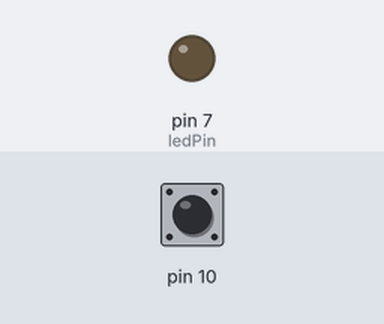
A sketch run on a simulated Arduino Uno, built with avr-gcc and run on an emulated ATmega328P. Parts: output pins drawn as LEDs (lit = HIGH). Inputs (shaded band) come from the test bench; at power-on: pin 10 HIGH. What the sketch prints to the serial monitor is not drawn.

Above: at 2.8 s.
2.9 s: pin 10 pulled LOW for 1.15 s
At 4.8 s:
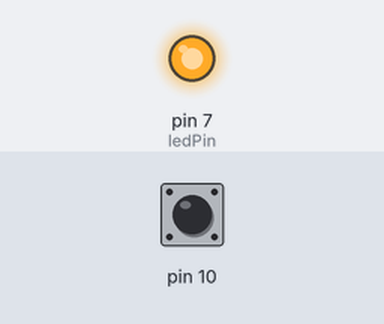
7.5 s: pin 10 pulled LOW for 3.2 s
At 13.3 s:
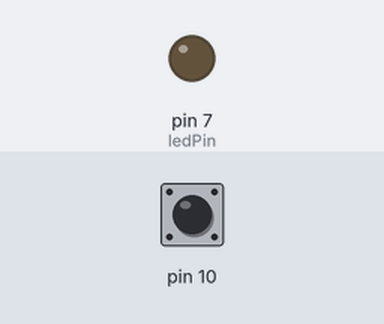
Timing chart, 0 to 14.8 s (numbered marks = the images above; inputs shaded):
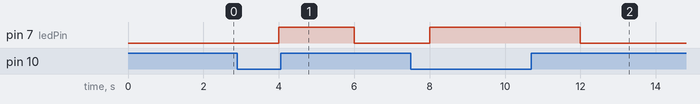

Measured:
- after the input at 2.9 s, pin 7 (ledPin): LOW → HIGH after 1.1 s, → LOW 2.0 s later
- after the input at 7.5 s, pin 7 (ledPin): LOW → HIGH after 0.50 s, → LOW 4.0 s later

The sketch:

Arduino_Press.ino
```cpp
const int ledPin = 7;
int sendData = 0;

void setup(){
  Serial.begin(9600);
  pinMode(10, INPUT_PULLUP);
  pinMode(ledPin, OUTPUT);
}

void loop() {
  int buttonState = digitalRead(10);
    if (digitalRead(10) == HIGH) {
      digitalWrite(ledPin, LOW);
      sendData = 0;
    }else {
      digitalWrite(ledPin, HIGH);
      sendData = 1;
    }
    //delay(1000);
//    Serial.write(buttonState);
    Serial.write(sendData);
//    Serial.print("\n");
    delay(2000);
}
```
